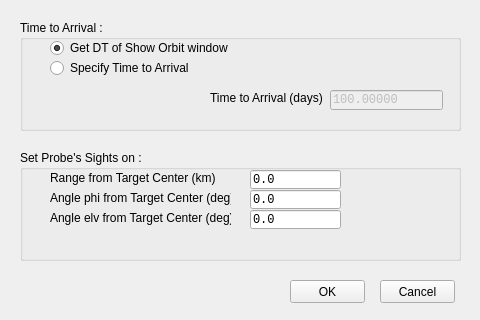
<?xml version="1.0" encoding="UTF-8"?>
<ui version="4.0">
 <class>ftasettingdialog</class>
 <widget class="QDialog" name="ftasettingdialog">
  <property name="windowModality">
   <enum>Qt::ApplicationModal</enum>
  </property>
  <property name="geometry">
   <rect>
    <x>0</x>
    <y>0</y>
    <width>480</width>
    <height>320</height>
   </rect>
  </property>
  <property name="windowTitle">
   <string>FTA Setting</string>
  </property>
  <property name="modal">
   <bool>true</bool>
  </property>
  <widget class="QGroupBox" name="groupBox">
   <property name="geometry">
    <rect>
     <x>20</x>
     <y>20</y>
     <width>441</width>
     <height>111</height>
    </rect>
   </property>
   <property name="title">
    <string>Time to Arrival : </string>
   </property>
   <widget class="QRadioButton" name="fromshoworbit">
    <property name="geometry">
     <rect>
      <x>30</x>
      <y>20</y>
      <width>391</width>
      <height>16</height>
     </rect>
    </property>
    <property name="text">
     <string>Get DT of Show Orbit window</string>
    </property>
    <property name="checked">
     <bool>true</bool>
    </property>
   </widget>
   <widget class="QRadioButton" name="directinput">
    <property name="geometry">
     <rect>
      <x>30</x>
      <y>40</y>
      <width>391</width>
      <height>16</height>
     </rect>
    </property>
    <property name="text">
     <string>Specify Time to Arrival</string>
    </property>
   </widget>
   <widget class="QLineEdit" name="timetoarrival">
    <property name="enabled">
     <bool>false</bool>
    </property>
    <property name="geometry">
     <rect>
      <x>310</x>
      <y>70</y>
      <width>113</width>
      <height>20</height>
     </rect>
    </property>
    <property name="font">
     <font>
      <family>Lucida Console</family>
     </font>
    </property>
    <property name="text">
     <string>100.00000</string>
    </property>
    <property name="cursorPosition">
     <number>0</number>
    </property>
   </widget>
   <widget class="QLabel" name="label">
    <property name="geometry">
     <rect>
      <x>190</x>
      <y>70</y>
      <width>121</width>
      <height>16</height>
     </rect>
    </property>
    <property name="text">
     <string>Time to Arrival (days)</string>
    </property>
   </widget>
  </widget>
  <widget class="QGroupBox" name="groupBox_2">
   <property name="geometry">
    <rect>
     <x>20</x>
     <y>150</y>
     <width>441</width>
     <height>111</height>
    </rect>
   </property>
   <property name="title">
    <string>Set Probe's Sights on : </string>
   </property>
   <widget class="QLabel" name="label_2">
    <property name="geometry">
     <rect>
      <x>30</x>
      <y>20</y>
      <width>181</width>
      <height>16</height>
     </rect>
    </property>
    <property name="text">
     <string>Range from Target Center (km)</string>
    </property>
   </widget>
   <widget class="QLabel" name="label_3">
    <property name="geometry">
     <rect>
      <x>30</x>
      <y>40</y>
      <width>181</width>
      <height>16</height>
     </rect>
    </property>
    <property name="text">
     <string>Angle phi from Target Center (deg)</string>
    </property>
   </widget>
   <widget class="QLabel" name="label_4">
    <property name="geometry">
     <rect>
      <x>30</x>
      <y>60</y>
      <width>181</width>
      <height>16</height>
     </rect>
    </property>
    <property name="text">
     <string>Angle elv from Target Center (deg)</string>
    </property>
   </widget>
   <widget class="QLineEdit" name="rangeedit">
    <property name="geometry">
     <rect>
      <x>230</x>
      <y>20</y>
      <width>91</width>
      <height>19</height>
     </rect>
    </property>
    <property name="font">
     <font>
      <family>Lucida Console</family>
     </font>
    </property>
    <property name="text">
     <string>0.0</string>
    </property>
   </widget>
   <widget class="QLineEdit" name="phiedit">
    <property name="geometry">
     <rect>
      <x>230</x>
      <y>40</y>
      <width>91</width>
      <height>19</height>
     </rect>
    </property>
    <property name="font">
     <font>
      <family>Lucida Console</family>
     </font>
    </property>
    <property name="toolTip">
     <string>Leading position : phi=0, elv=0
Trailing position : phi=180, elv=0
Sunward lateral : phi=90, elv=0
Upward : elv=90</string>
    </property>
    <property name="text">
     <string>0.0</string>
    </property>
   </widget>
   <widget class="QLineEdit" name="elvedit">
    <property name="geometry">
     <rect>
      <x>230</x>
      <y>60</y>
      <width>91</width>
      <height>19</height>
     </rect>
    </property>
    <property name="font">
     <font>
      <family>Lucida Console</family>
     </font>
    </property>
    <property name="toolTip">
     <string>Leading position : phi=0, elv=0
Trailing position : phi=180, elv=0
Sunward lateral : phi=90, elv=0
Upward : elv=90</string>
    </property>
    <property name="text">
     <string>0.0</string>
    </property>
   </widget>
  </widget>
  <widget class="QPushButton" name="cancel_button">
   <property name="geometry">
    <rect>
     <x>380</x>
     <y>280</y>
     <width>75</width>
     <height>23</height>
    </rect>
   </property>
   <property name="text">
    <string>Cancel</string>
   </property>
   <property name="autoDefault">
    <bool>false</bool>
   </property>
  </widget>
  <widget class="QPushButton" name="ok_button">
   <property name="geometry">
    <rect>
     <x>290</x>
     <y>280</y>
     <width>75</width>
     <height>23</height>
    </rect>
   </property>
   <property name="text">
    <string>OK</string>
   </property>
   <property name="autoDefault">
    <bool>false</bool>
   </property>
  </widget>
 </widget>
 <resources/>
 <connections/>
</ui>
